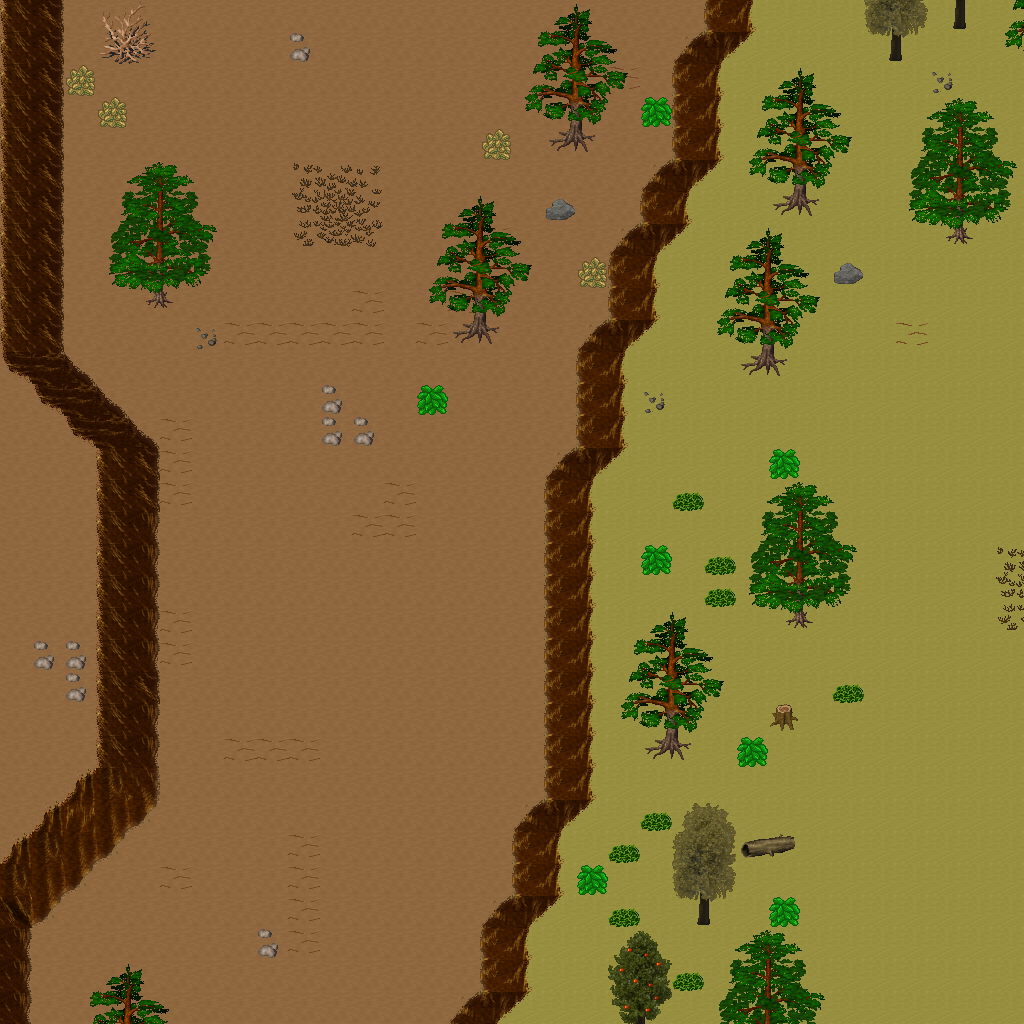

A 2D game scene composited from a Tiled map and its tileset images. What follows is a short description and the map's XML, with each tile layer's data collapsed to a summary:
An orthogonal 32x32 tile map with 32x32 px tiles, 5 tile layers (Ground, Objects, Objects2, Above, ...), 1 hidden layer not drawn, 57 tilesets.

<map version="1.10" tiledversion="1.11.0" orientation="orthogonal" renderorder="right-down" width="32" height="32" tilewidth="32" tileheight="32" infinite="0" nextlayerid="11" nextobjectid="1">
 <tileset firstgid="1" name="ground_ground" tilewidth="32" tileheight="32" tilecount="33" columns="3">
  <image source="../drawable/ground_ground.png" width="96" height="352" />
 </tileset>
 <tileset firstgid="34" name="ground_ice_ice" tilewidth="32" tileheight="32" tilecount="3" columns="3">
  <image source="../drawable/ground_ice_ice.png" width="96" height="32" />
 </tileset>
 <tileset firstgid="37" name="ground_indoor_brown_hole" tilewidth="32" tileheight="32" tilecount="56" columns="7">
  <image source="../drawable/ground_indoor_brown_hole.png" width="224" height="256" />
 </tileset>
 <tileset firstgid="93" name="ground_earth_edges" tilewidth="32" tileheight="32" tilecount="18" columns="6">
  <image source="../drawable/ground_earth_edges.png" width="192" height="96" />
 </tileset>
 <tileset firstgid="111" name="ground_rock_pebbles" tilewidth="32" tileheight="32" tilecount="3" columns="1">
  <image source="../drawable/ground_rock_pebbles.png" width="32" height="96" />
 </tileset>
 <tileset firstgid="114" name="item_corpse_huge_animal" tilewidth="32" tileheight="32" tilecount="16" columns="2">
  <image source="../drawable/item_corpse_huge_animal.png" width="64" height="256" />
 </tileset>
 <tileset firstgid="130" name="plant_flower_daisy_white" tilewidth="32" tileheight="32" tilecount="8" columns="2">
  <image source="../drawable/plant_flower_daisy_white.png" width="64" height="128" />
 </tileset>
 <tileset firstgid="138" name="ground_ridge_earth_dark" tilewidth="32" tileheight="32" tilecount="96" columns="12">
  <image source="../drawable/ground_ridge_earth_dark.png" width="384" height="256" />
 </tileset>
 <tileset firstgid="234" name="ground_grass_edges" tilewidth="32" tileheight="32" tilecount="36" columns="12">
  <image source="../drawable/ground_grass_edges.png" width="384" height="96" />
 </tileset>
 <tileset firstgid="270" name="ground_ridge_ice_2" tilewidth="32" tileheight="32" tilecount="42" columns="7">
  <image source="../drawable/ground_ridge_ice_2.png" width="224" height="192" />
 </tileset>
 <tileset firstgid="312" name="ground_ice_glacier" tilewidth="32" tileheight="32" tilecount="1" columns="1">
  <image source="../drawable/ground_ice_glacier.png" width="32" height="32" />
 </tileset>
 <tileset firstgid="313" name="plant_bush_large_brown" tilewidth="32" tileheight="32" tilecount="9" columns="3">
  <image source="../drawable/plant_bush_large_brown.png" width="96" height="96" />
 </tileset>
 <tileset firstgid="322" name="ground_ridge_ice" tilewidth="32" tileheight="32" tilecount="42" columns="7">
  <image source="../drawable/ground_ridge_ice.png" width="224" height="192" />
 </tileset>
 <tileset firstgid="364" name="plant_bush_various_small" tilewidth="32" tileheight="32" tilecount="9" columns="3">
  <image source="../drawable/plant_bush_various_small.png" width="96" height="96" />
 </tileset>
 <tileset firstgid="373" name="ground_rock_rocks_2" tilewidth="32" tileheight="32" tilecount="4" columns="2">
  <image source="../drawable/ground_rock_rocks_2.png" width="64" height="64" />
 </tileset>
 <tileset firstgid="377" name="ground_brown_2" tilewidth="32" tileheight="32" tilecount="2" columns="1">
  <image source="../drawable/ground_brown_2.png" width="32" height="64" />
 </tileset>
 <tileset firstgid="379" name="plant_bush_large_green" tilewidth="32" tileheight="32" tilecount="9" columns="3">
  <image source="../drawable/plant_bush_large_green.png" width="96" height="96" />
 </tileset>
 <tileset firstgid="388" name="plant_grasses" tilewidth="32" tileheight="32" tilecount="6" columns="3">
  <image source="../drawable/plant_grasses.png" width="96" height="64" />
 </tileset>
 <tileset firstgid="394" name="furniture_table_long_side_on_pale" tilewidth="32" tileheight="32" tilecount="3" columns="3">
  <image source="../drawable/furniture_table_long_side_on_pale.png" width="96" height="32" />
 </tileset>
 <tileset firstgid="397" name="item_blood_nsew_stains" tilewidth="32" tileheight="32" tilecount="4" columns="2">
  <image source="../drawable/item_blood_nsew_stains.png" width="64" height="64" />
 </tileset>
 <tileset firstgid="401" name="item_blood_floor_stains_2" tilewidth="32" tileheight="32" tilecount="4" columns="2">
  <image source="../drawable/item_blood_floor_stains_2.png" width="64" height="64" />
 </tileset>
 <tileset firstgid="405" name="item_statue_grey_stone" tilewidth="32" tileheight="32" tilecount="4" columns="2">
  <image source="../drawable/item_statue_grey_stone.png" width="64" height="64" />
 </tileset>
 <tileset firstgid="409" name="item_statue_cross" tilewidth="32" tileheight="32" tilecount="1" columns="1">
  <image source="../drawable/item_statue_cross.png" width="32" height="32" />
 </tileset>
 <tileset firstgid="410" name="item_button_gold" tilewidth="32" tileheight="32" tilecount="2" columns="2">
  <image source="../drawable/item_button_gold.png" width="64" height="32" />
 </tileset>
 <tileset firstgid="412" name="ground_rock_green_crystal" tilewidth="32" tileheight="32" tilecount="9" columns="3">
  <image source="../drawable/ground_rock_green_crystal.png" width="96" height="96" />
 </tileset>
 <tileset firstgid="421" name="item_statue_metal_and_stone" tilewidth="32" tileheight="32" tilecount="6" columns="3">
  <image source="../drawable/item_statue_metal_and_stone.png" width="96" height="64" />
 </tileset>
 <tileset firstgid="427" name="ground_ladder_horizontal_pale" tilewidth="32" tileheight="32" tilecount="3" columns="1">
  <image source="../drawable/ground_ladder_horizontal_pale.png" width="32" height="96" />
 </tileset>
 <tileset firstgid="430" name="building_fence_fence_chunky" tilewidth="32" tileheight="32" tilecount="21" columns="3">
  <image source="../drawable/building_fence_fence_chunky.png" width="96" height="224" />
 </tileset>
 <tileset firstgid="451" name="plant_bush_bushes" tilewidth="32" tileheight="32" tilecount="10" columns="5">
  <image source="../drawable/plant_bush_bushes.png" width="160" height="64" />
 </tileset>
 <tileset firstgid="461" name="item_blood_floor_stain" tilewidth="32" tileheight="32" tilecount="1" columns="1">
  <image source="../drawable/item_blood_floor_stain.png" width="32" height="32" />
 </tileset>
 <tileset firstgid="462" name="item_corpse_skull_dark" tilewidth="32" tileheight="32" tilecount="2" columns="2">
  <image source="../drawable/item_corpse_skull_dark.png" width="64" height="32" />
 </tileset>
 <tileset firstgid="464" name="logic_creature_human" tilewidth="32" tileheight="32" tilecount="5" columns="5">
  <image source="../drawable/logic_creature_human.png" width="160" height="32" />
 </tileset>
 <tileset firstgid="469" name="logic_creature_elemental" tilewidth="32" tileheight="32" tilecount="16" columns="8">
  <image source="../drawable/logic_creature_elemental.png" width="256" height="64" />
 </tileset>
 <tileset firstgid="485" name="logic_creature_undead" tilewidth="32" tileheight="32" tilecount="16" columns="8">
  <image source="../drawable/logic_creature_undead.png" width="256" height="64" />
 </tileset>
 <tileset firstgid="501" name="logic_item_sheepfood" tilewidth="32" tileheight="32" tilecount="1" columns="1">
  <image source="../drawable/logic_item_sheepfood.png" width="32" height="32" />
 </tileset>
 <tileset firstgid="502" name="logic_creature_sheep" tilewidth="32" tileheight="32" tilecount="1" columns="1">
  <image source="../drawable/logic_creature_sheep.png" width="32" height="32" />
 </tileset>
 <tileset firstgid="503" name="logic_collision" tilewidth="32" tileheight="32" tilecount="1" columns="1">
  <image source="../drawable/logic_collision.png" width="32" height="32" />
 </tileset>
 <tileset firstgid="504" name="plant_tree_taller_trees" tilewidth="32" tileheight="32" tilecount="32" columns="8">
  <image source="../drawable/plant_tree_taller_trees.png" width="256" height="128" />
 </tileset>
 <tileset firstgid="536" name="building_wall_int_clay" tilewidth="32" tileheight="32" tilecount="100" columns="10">
  <image source="../drawable/building_wall_int_clay.png" width="320" height="320" />
 </tileset>
 <tileset firstgid="636" name="plant_tree_pine_tree" tilewidth="32" tileheight="32" tilecount="20" columns="4">
  <image source="../drawable/plant_tree_pine_tree.png" width="128" height="160" />
 </tileset>
 <tileset firstgid="656" name="plant_tree_pine_tree_1" tilewidth="32" tileheight="32" tilecount="20" columns="4">
  <image source="../drawable/plant_tree_pine_tree_1.png" width="128" height="160" />
 </tileset>
 <tileset firstgid="676" name="plant_stump_hollow_logs" tilewidth="32" tileheight="32" tilecount="6" columns="3">
  <image source="../drawable/plant_stump_hollow_logs.png" width="96" height="64" />
 </tileset>
 <tileset firstgid="682" name="plant_stump_small_stump" tilewidth="32" tileheight="32" tilecount="4" columns="2">
  <image source="../drawable/plant_stump_small_stump.png" width="64" height="64" />
 </tileset>
 <tileset firstgid="686" name="plant_stump_stump_snow1" tilewidth="32" tileheight="32" tilecount="2" columns="2">
  <image source="../drawable/plant_stump_stump_snow1.png" width="64" height="32" />
 </tileset>
 <tileset firstgid="688" name="plant_stump_stump_snow" tilewidth="32" tileheight="32" tilecount="2" columns="2">
  <image source="../drawable/plant_stump_stump_snow.png" width="64" height="32" />
 </tileset>
 <tileset firstgid="690" name="building_decoration_rocks" tilewidth="32" tileheight="32" tilecount="6" columns="3">
  <image source="../drawable/building_decoration_rocks.png" width="96" height="64" />
 </tileset>
 <tileset firstgid="696" name="ground_rock_rocks" tilewidth="32" tileheight="32" tilecount="4" columns="2">
  <image source="../drawable/ground_rock_rocks.png" width="64" height="64" />
 </tileset>
 <tileset firstgid="700" name="ground_grass_corners" tilewidth="32" tileheight="32" tilecount="24" columns="6">
  <image source="../drawable/ground_grass_corners.png" width="192" height="128" />
 </tileset>
 <tileset firstgid="724" name="plant_lily_pads" tilewidth="32" tileheight="32" tilecount="2" columns="1">
  <image source="../drawable/plant_lily_pads.png" width="32" height="64" />
 </tileset>
 <tileset firstgid="726" name="plant_tree_snow_on_pine" tilewidth="32" tileheight="32" tilecount="20" columns="4">
  <image source="../drawable/plant_tree_snow_on_pine.png" width="128" height="160" />
 </tileset>
 <tileset firstgid="746" name="ground_stonecircle" tilewidth="32" tileheight="32" tilecount="81" columns="9">
  <image source="../drawable/ground_stonecircle.png" width="288" height="288" />
 </tileset>
 <tileset firstgid="827" name="object_rotating_crystal" tilewidth="32" tileheight="32" tilecount="48" columns="8">
  <image source="../drawable/object_rotating_crystal.png" width="256" height="192" />
 </tileset>
 <tileset firstgid="875" name="light_white_1x1" tilewidth="32" tileheight="32" tilecount="1" columns="1">
  <image source="../drawable/light_white_1x1.png" width="32" height="32" />
 </tileset>
 <tileset firstgid="876" name="light_light_5x5" tilewidth="32" tileheight="32" tilecount="25" columns="5">
  <image source="../drawable/light_light_5x5.png" width="160" height="160" />
 </tileset>
 <tileset firstgid="901" name="logic_creature_fowl" tilewidth="32" tileheight="32" tilecount="6" columns="6">
  <image source="../drawable/logic_creature_fowl.png" width="192" height="32" />
 </tileset>
 <tileset firstgid="907" name="building_wall_int_sandstone" tilewidth="32" tileheight="32" tilecount="15" columns="3">
  <image source="../drawable/building_wall_int_sandstone.png" width="96" height="160" />
 </tileset>
 <tileset firstgid="922" name="logic_creature_animal" tilewidth="32" tileheight="32" tilecount="32" columns="8">
  <image source="../drawable/logic_creature_animal.png" width="256" height="128" />
 </tileset>
 <layer id="1" name="Ground" width="32" height="32">
  <data>[1024 cells, 1024 non-empty, 2 distinct tile ids]</data>
 </layer>
 <layer id="2" name="Objects" width="32" height="32">
  <data>[1024 cells, 241 non-empty, 47 distinct tile ids]</data>
 </layer>
 <layer id="3" name="Objects2" width="32" height="32">
  <data>[1024 cells, 0 non-empty, 0 distinct tile ids]</data>
 </layer>
 <layer id="4" name="Above" width="32" height="32">
  <data>[1024 cells, 177 non-empty, 48 distinct tile ids]</data>
 </layer>
 <layer id="5" name="Above2" width="32" height="32">
  <data>[1024 cells, 0 non-empty, 0 distinct tile ids]</data>
 </layer>
 <layer id="6" name="Walkable" width="32" height="32" visible="0">
  <data>[1024 cells, 172 non-empty, 1 distinct tile ids]</data>
 </layer>
 <objectgroup id="7" name="Mapevents" />
 <objectgroup id="8" name="Spawn" />
 <objectgroup id="9" name="Keys" />
 <objectgroup id="10" name="Replace" />
</map>
